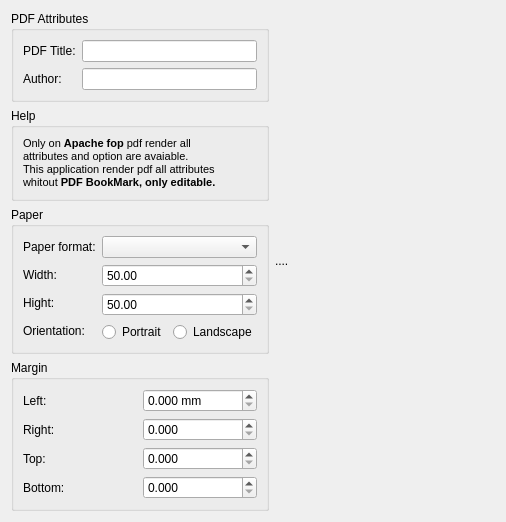
     <widget class="QWidget" name="tab" >
      <attribute name="title" >
       <string>Page format</string>
      </attribute>
      <layout class="QGridLayout" name="gridLayout_21" >
       <item row="0" column="0" >
        <layout class="QVBoxLayout" name="verticalLayout_32" >
         <item>
          <widget class="QGroupBox" name="groupBox_2" >
           <property name="title" >
            <string>PDF Attributes</string>
           </property>
           <layout class="QGridLayout" name="gridLayout_2" >
            <item row="0" column="0" >
             <layout class="QHBoxLayout" name="horizontalLayout" >
              <item>
               <layout class="QVBoxLayout" name="verticalLayout" >
                <item>
                 <widget class="QLabel" name="label_48" >
                  <property name="text" >
                   <string>PDF Title:</string>
                  </property>
                 </widget>
                </item>
                <item>
                 <widget class="QLabel" name="label_49" >
                  <property name="text" >
                   <string>Author:</string>
                  </property>
                 </widget>
                </item>
               </layout>
              </item>
              <item>
               <layout class="QVBoxLayout" name="verticalLayout_2" >
                <item>
                 <widget class="QLineEdit" name="lineEdit_2" />
                </item>
                <item>
                 <widget class="QLineEdit" name="lineEdit_3" />
                </item>
               </layout>
              </item>
             </layout>
            </item>
           </layout>
          </widget>
         </item>
         <item>
          <widget class="QGroupBox" name="groupBox_13" >
           <property name="title" >
            <string>Help</string>
           </property>
           <layout class="QGridLayout" name="gridLayout_20" >
            <item row="0" column="0" >
             <widget class="QLabel" name="label_50" >
              <property name="text" >
               <string>&lt;!DOCTYPE HTML PUBLIC "-//W3C//DTD HTML 4.0//EN" "http://www.w3.org/TR/REC-html40/strict.dtd">
&lt;html>&lt;head>&lt;meta name="qrichtext" content="1" />&lt;style type="text/css">
p, li { white-space: pre-wrap; }
&lt;/style>&lt;/head>&lt;body style=" font-family:'MS Shell Dlg 2'; font-size:8.25pt; font-weight:400; font-style:normal;">
&lt;p style=" margin-top:0px; margin-bottom:0px; margin-left:0px; margin-right:0px; -qt-block-indent:0; text-indent:0px; font-size:8pt;">Only on &lt;span style=" font-weight:600;">Apache fop&lt;/span> pdf render all&lt;/p>
&lt;p style=" margin-top:0px; margin-bottom:0px; margin-left:0px; margin-right:0px; -qt-block-indent:0; text-indent:0px; font-size:8pt;">attributes and option are avaiable.&lt;/p>
&lt;p style=" margin-top:0px; margin-bottom:0px; margin-left:0px; margin-right:0px; -qt-block-indent:0; text-indent:0px; font-size:8pt;">This application render pdf all attributes &lt;/p>
&lt;p style=" margin-top:0px; margin-bottom:0px; margin-left:0px; margin-right:0px; -qt-block-indent:0; text-indent:0px; font-size:8pt;">whitout &lt;span style=" font-weight:600;">PDF BookMark, only editable.&lt;/span>&lt;/p>&lt;/body>&lt;/html></string>
              </property>
             </widget>
            </item>
           </layout>
          </widget>
         </item>
         <item>
          <widget class="QGroupBox" name="groupBox" >
           <property name="title" >
            <string>Paper</string>
           </property>
           <layout class="QGridLayout" name="gridLayout" >
            <item row="0" column="0" >
             <layout class="QHBoxLayout" name="horizontalLayout_2" >
              <item>
               <layout class="QVBoxLayout" name="verticalLayout_3" >
                <item>
                 <widget class="QLabel" name="label" >
                  <property name="text" >
                   <string>Paper format:</string>
                  </property>
                 </widget>
                </item>
                <item>
                 <widget class="QLabel" name="label_2" >
                  <property name="text" >
                   <string>Width:</string>
                  </property>
                 </widget>
                </item>
                <item>
                 <widget class="QLabel" name="label_3" >
                  <property name="text" >
                   <string>Hight:</string>
                  </property>
                 </widget>
                </item>
                <item>
                 <widget class="QLabel" name="label_4" >
                  <property name="text" >
                   <string>Orientation:</string>
                  </property>
                 </widget>
                </item>
               </layout>
              </item>
              <item>
               <layout class="QVBoxLayout" name="verticalLayout_4" >
                <item>
                 <widget class="QComboBox" name="comboBox" />
                </item>
                <item>
                 <widget class="QDoubleSpinBox" name="doubleSpinBox" >
                  <property name="minimum" >
                   <double>50.000000000000000</double>
                  </property>
                  <property name="maximum" >
                   <double>99999999.000000000000000</double>
                  </property>
                 </widget>
                </item>
                <item>
                 <widget class="QDoubleSpinBox" name="doubleSpinBox_2" >
                  <property name="minimum" >
                   <double>50.000000000000000</double>
                  </property>
                  <property name="maximum" >
                   <double>99999999.000000000000000</double>
                  </property>
                 </widget>
                </item>
                <item>
                 <layout class="QHBoxLayout" name="horizontalLayout_3" >
                  <item>
                   <widget class="QRadioButton" name="radioButton" >
                    <property name="text" >
                     <string>Portrait</string>
                    </property>
                   </widget>
                  </item>
                  <item>
                   <widget class="QRadioButton" name="radioButton_2" >
                    <property name="text" >
                     <string>Landscape</string>
                    </property>
                   </widget>
                  </item>
                 </layout>
                </item>
               </layout>
              </item>
             </layout>
            </item>
           </layout>
          </widget>
         </item>
         <item>
          <widget class="QGroupBox" name="groupBox_14" >
           <property name="title" >
            <string>Margin</string>
           </property>
           <layout class="QGridLayout" name="gridLayout_3" >
            <item row="0" column="0" >
             <layout class="QHBoxLayout" name="horizontalLayout_4" >
              <item>
               <layout class="QVBoxLayout" name="verticalLayout_5" >
                <item>
                 <widget class="QLabel" name="label_5" >
                  <property name="text" >
                   <string>Left:</string>
                  </property>
                 </widget>
                </item>
                <item>
                 <widget class="QLabel" name="label_8" >
                  <property name="text" >
                   <string>Right:</string>
                  </property>
                 </widget>
                </item>
                <item>
                 <widget class="QLabel" name="label_6" >
                  <property name="text" >
                   <string>Top:</string>
                  </property>
                 </widget>
                </item>
                <item>
                 <widget class="QLabel" name="label_7" >
                  <property name="text" >
                   <string>Bottom:</string>
                  </property>
                 </widget>
                </item>
               </layout>
              </item>
              <item>
               <layout class="QVBoxLayout" name="verticalLayout_33" >
                <item>
                 <widget class="QDoubleSpinBox" name="doubleSpinBox_3" >
                  <property name="suffix" >
                   <string> mm</string>
                  </property>
                  <property name="decimals" >
                   <number>3</number>
                  </property>
                  <property name="minimum" >
                   <double>0.000000000000000</double>
                  </property>
                  <property name="maximum" >
                   <double>99999999.000000000000000</double>
                  </property>
                  <property name="value" >
                   <double>0.000000000000000</double>
                  </property>
                 </widget>
                </item>
                <item>
                 <widget class="QDoubleSpinBox" name="doubleSpinBox_5" >
                  <property name="decimals" >
                   <number>3</number>
                  </property>
                  <property name="minimum" >
                   <double>0.000000000000000</double>
                  </property>
                  <property name="maximum" >
                   <double>99999999.000000000000000</double>
                  </property>
                  <property name="value" >
                   <double>0.000000000000000</double>
                  </property>
                 </widget>
                </item>
                <item>
                 <widget class="QDoubleSpinBox" name="doubleSpinBox_4" >
                  <property name="decimals" >
                   <number>3</number>
                  </property>
                  <property name="minimum" >
                   <double>0.000000000000000</double>
                  </property>
                  <property name="maximum" >
                   <double>99999999.000000000000000</double>
                  </property>
                  <property name="value" >
                   <double>0.000000000000000</double>
                  </property>
                 </widget>
                </item>
                <item>
                 <widget class="QDoubleSpinBox" name="doubleSpinBox_6" >
                  <property name="decimals" >
                   <number>3</number>
                  </property>
                  <property name="minimum" >
                   <double>0.000000000000000</double>
                  </property>
                  <property name="maximum" >
                   <double>99999999.000000000000000</double>
                  </property>
                  <property name="value" >
                   <double>0.000000000000000</double>
                  </property>
                 </widget>
                </item>
               </layout>
              </item>
             </layout>
            </item>
           </layout>
          </widget>
         </item>
        </layout>
       </item>
       <item row="0" column="1" >
        <widget class="QLabel" name="preview" >
         <property name="sizePolicy" >
          <sizepolicy vsizetype="Expanding" hsizetype="Expanding" >
           <horstretch>0</horstretch>
           <verstretch>0</verstretch>
          </sizepolicy>
         </property>
         <property name="minimumSize" >
          <size>
           <width>220</width>
           <height>297</height>
          </size>
         </property>
         <property name="maximumSize" >
          <size>
           <width>300</width>
           <height>16777215</height>
          </size>
         </property>
         <property name="text" >
          <string>....</string>
         </property>
        </widget>
       </item>
      </layout>
     </widget>
